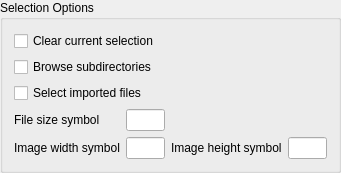
<?xml version="1.0" encoding="UTF-8"?>
<ui version="4.0">
 <class>SelectionGroupBox</class>
 <widget class="QGroupBox" name="SelectionGroupBox">
  <property name="geometry">
   <rect>
    <x>0</x>
    <y>0</y>
    <width>341</width>
    <height>151</height>
   </rect>
  </property>
  <property name="title">
   <string>Selection Options</string>
  </property>
  <layout class="QGridLayout" name="gridLayout">
   <item row="4" column="0">
    <widget class="QLabel" name="label_20">
     <property name="text">
      <string>Image width symbol</string>
     </property>
    </widget>
   </item>
   <item row="2" column="0" colspan="4">
    <widget class="QCheckBox" name="selectImportedCheckBox">
     <property name="text">
      <string>Select imported files</string>
     </property>
    </widget>
   </item>
   <item row="0" column="0" colspan="4">
    <widget class="QCheckBox" name="clearSelectionCheckBox">
     <property name="text">
      <string>Clear current selection</string>
     </property>
    </widget>
   </item>
   <item row="1" column="0" colspan="4">
    <widget class="QCheckBox" name="importSubdirsCheckBox">
     <property name="text">
      <string>Browse subdirectories</string>
     </property>
    </widget>
   </item>
   <item row="4" column="3">
    <widget class="QLineEdit" name="sImgHeightLineEdit"/>
   </item>
   <item row="4" column="2">
    <widget class="QLabel" name="label_21">
     <property name="text">
      <string>Image height symbol</string>
     </property>
    </widget>
   </item>
   <item row="4" column="1">
    <widget class="QLineEdit" name="sImgWidthLineEdit"/>
   </item>
   <item row="3" column="1">
    <widget class="QLineEdit" name="sFileSizeLineEdit"/>
   </item>
   <item row="3" column="0">
    <widget class="QLabel" name="label_19">
     <property name="text">
      <string>File size symbol</string>
     </property>
    </widget>
   </item>
  </layout>
 </widget>
 <resources/>
 <connections/>
</ui>
